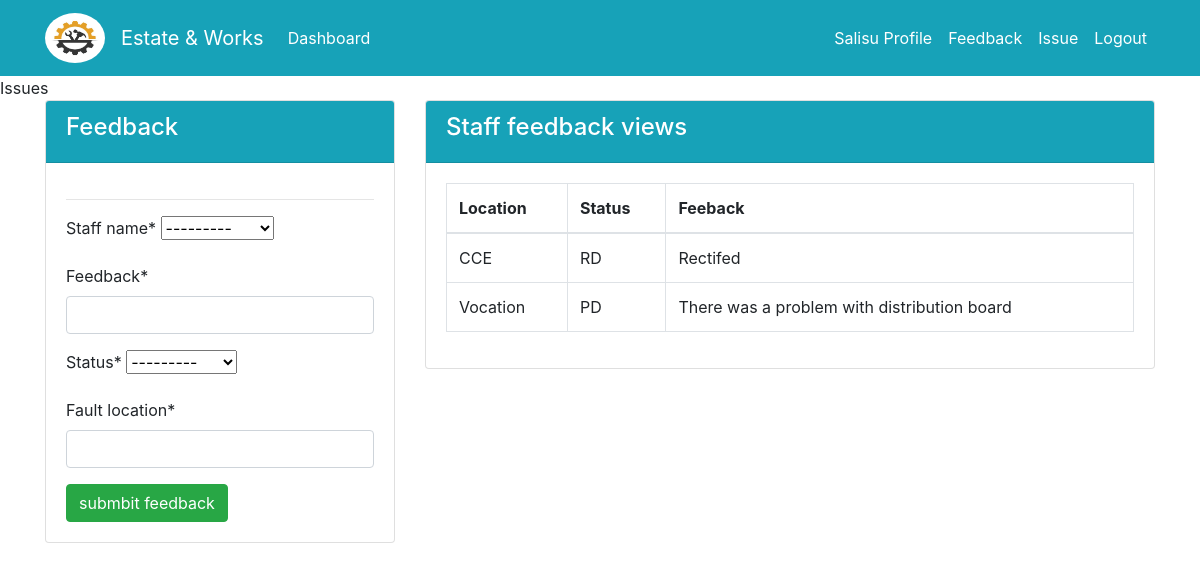
Screenshot of /dashboard/feedback/ (signed in) with the database file from the repository.
### dashboard/models.py (models this page shows)
class UserFeedback(models.Model):
    staff_name = models.ForeignKey(User, on_delete=models.CASCADE, null=True)
    fault_location = models.CharField(max_length=50, null=True)
    status = models.CharField(max_length=10, choices=STATUS, null=True)
    feedback = models.CharField(max_length=100, null=True)

### dashboard/views.py (the view)
# urls.py: path('dashboard/feedback/', views.issueFeedback, name='dashboard-feedback'),
def issueFeedback(request):
    report = UserFeedback.objects.all()
    if request.method == 'POST':
        form = UserFeedBackForm(request.POST)
        if form.is_valid():
            form.save()
            return redirect('dashboard-index')
    else:
        form = UserFeedBackForm()
    context = {
        'report': report,
        'form': form,
        }
    return render(request, "dashboard_template/feedback.html", context)

### dashboard/forms.py
class UserFeedBackForm(forms.ModelForm):
    class Meta:
        model = UserFeedback
        fields= ['staff_name', 'feedback', 'status', 'fault_location']

### templates/dashboard_template/feedback.html
{% include "partials/navitems.html" %} {% block title %} Issues {% endblock %}
{% load crispy_forms_tags %} {% block content %}
<div class="container">
  <div class="row">
    <div class="col-4">
      <div class="card">
        <div class="card-header bg-info text-white"><h4>Feedback</h4></div>
        <div class="card-body">
          <hr />
          <form method="post">
            {% csrf_token %} {{form|crispy}}
            <input
              type="submit"
              value="submbit feedback"
              class="btn btn-success"
            />
          </form>
        </div>
      </div>
    </div>
    <div class="col">
      <div class="card">
        <div class="card-header bg-info text-white">
          <h4>Staff feedback views</h4>
        </div>
        <div class="card-body">
          <table class="table table-bordered">
            <thead>
              <tr>
                <th scope="row">Location</th>
                <th scope="row">Status</th>
                <th scope="row">Feeback</th>
              </tr>
            </thead>
            <tbody>
              {% for report in report %}
              {% if report.staff_name == user %}
              <tr>
                <td>{{report.fault_location}}</td>
                <td>{{report.status}}</td>
                <td>{{report.feedback}}</td>
              </tr>
              {% endif %}
              {% endfor %}
            </tbody>
        </div>
      </div>
    </div>
  </div>
</div>
{% endblock %}

### templates/partials/nav.html (shortened to what this page needs)
{% load static %}
<nav class="navbar navbar-expand-lg navbar-info bg-info">
  <div class="container">
    <img
      src="{% static 'image/helmet5.jpeg' %}"
      alt=""
      class="navbar-brand"
      style="height: 60px; width: 60px; border-radius: 50%"
    />
    <a class="navbar-brand text-white" href="{% url 'dashboard-index' %}"
      >Estate & Works</a
    >
    {% if user.is_authenticated %}
    <div class="collapse navbar-collapse" id="navbarSupportedContent">
      <ul class="navbar-nav mr-auto">
        <li class="nav-item active">
          <a class="nav-link text-white" href="{% url 'dashboard-index' %}"
            >Dashboard <span class="sr-only">(current)</span></a
          >
        </li>
      </ul>
      <ul class="navbar-nav ml-auto">
        <li class="nav-item active">
          <a class="nav-link text-white" href="{% url 'user-profile' %}">
            {{user.username}} Profile <span class="sr-only">(current)</span></a
          >
        </li>
        <li class="nav-item active">
          <a class="nav-link text-white" href="{% url 'dashboard-feedback' %}">
            Feedback <span class="sr-only">(current)</span></a
          >
        </li>
        <li class="nav-item active">
          <a class="nav-link text-white" href="{% url 'dashboard-issue' %}">
            Issue <span class="sr-only">(current)</span></a
          >
        </li>
        <li class="nav-item">
          <form method="post" action="{% url 'user-logout' %}">
            <button
              type="submit"
              class="nav-link text-white"
              style="background: none; border: none; cursor: pointer"
            >
              Logout
            </button>
          </form>
        </li>
      </ul>
      {% endif %}
    </div>
  </div>
</nav>

### rows the page displays
UserFeedback: fault_location "CCE", status "RD", feedback "Rectifed"
UserFeedback: fault_location "Vocation", status "PD", feedback "There was a problem with distribution board"

### other values shown
{{ user.username }} "Salisu"
